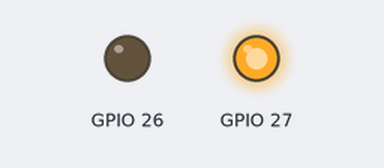
Simulated run of this sketch. Board: ESP32. Shown: output pins drawn as LEDs (lit = HIGH).

Above: at 0.5 s.
At 1.5 s:
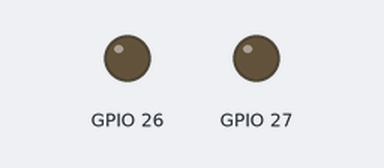
At 5.5 s:
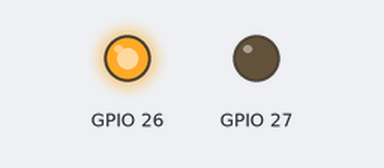
Timing chart, 0 to 6.9 s (numbered marks = the images above):
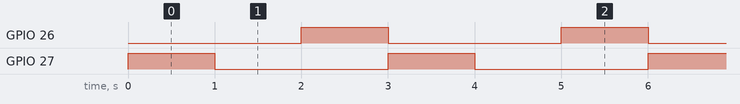

The sketch:

dc_motor.ino
```cpp
void setup() {
  // put your setup code here, to run once:
pinMode(26,OUTPUT);
pinMode(27,OUTPUT);
Serial.begin(115200);
}

void loop() {
digitalWrite(26,LOW);
digitalWrite(27,HIGH);
delay(1000);
digitalWrite(26,LOW);
digitalWrite(27,LOW);
delay(1000);
digitalWrite(26,HIGH);
digitalWrite(27,LOW);
delay(1000);
}
```

Measured:
- by itself, GPIO 26, GPIO 27: alternates HIGH for 1.0 s and LOW for 2.0 s
- by itself, everything shown: repeats every 3.0 s, in 3 steps
